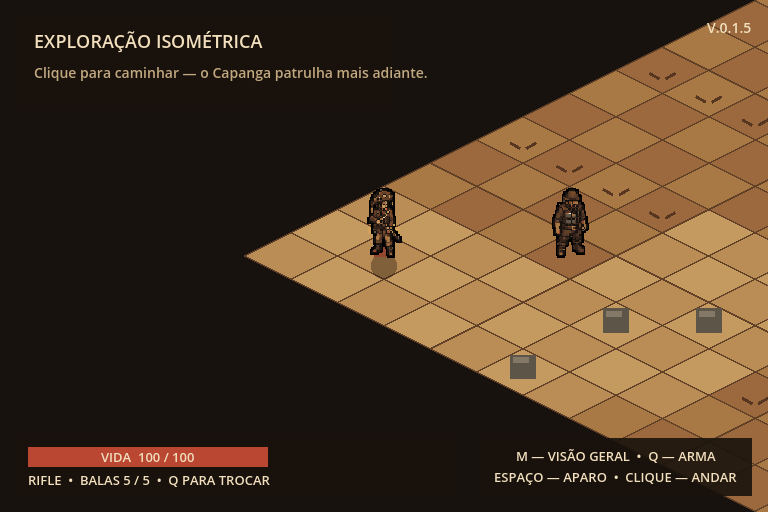
#> input picture assets/art/qa/teste_personagens_cena_atual_145x.png, 768 x 512 px
$ python -i build_character_prototype.py   (imports and definitions only)
#> lines starting #> are read from the running program, lines starting #| are printed output that depends on the picture; after the words box and inside, x2 and y2 are one past the last pixel; in counts of white or black regions, pixels touching at a corner belong together
#> further down, picture is the input picture: PIL image 768x512 RGBA; mean R, G, B, A 75.9, 56.1, 35.6, 255
#!/usr/bin/env python3
"""Build reproducible 64 px character proofs and Southeast animation atlases."""

from __future__ import annotations

import argparse
import json
from collections import deque
from pathlib import Path

from PIL import Image, ImageChops, ImageDraw, ImageFilter


PALETTE = (
    (0x00, 0x00, 0x00),  # outline black
    (0x17, 0x12, 0x0D),  # near black
    (0x33, 0x23, 0x1B),  # deepest brown
    (0x4F, 0x33, 0x27),  # dark leather
    (0x60, 0x40, 0x27),  # brown line
    (0x7A, 0x4A, 0x28),  # wood / skin shadow
    (0x9B, 0x69, 0x3D),  # earth shadow
    (0xA9, 0x79, 0x45),  # earth / skin
    (0xC4, 0x9A, 0x61),  # sand / light leather
    (0xF2, 0xDF, 0xBD),  # cream highlight
    (0x94, 0x45, 0x2E),  # dark rust
    (0xD1, 0x5A, 0x3F),  # bright rust
    (0x42, 0x64, 0x3D),  # cactus dark
    (0x66, 0x86, 0x56),  # cactus light
    (0x5D, 0x55, 0x47),  # dull metal
    (0x44, 0xD6, 0xB3),  # turquoise accent
)

# Character pixels do not consume colors reserved for outlines, vegetation or
# interaction feedback. Pure black is applied only to the external silhouette.
CHARACTER_PALETTE = tuple(PALETTE[index] for index in range(1, 12)) + (PALETTE[14],)

CELL_SIZE = 64
CHARACTER_INNER_HEIGHT = 46
FOOT_ANCHOR = (32, 60)
ANIMATION_COLUMNS = 10
ANIMATION_ROWS = 2
IDLE_COLUMNS = range(0, 4)
WALK_COLUMNS = range(4, 10)


# [43 lines left out: functions parse_args, validate_argument_groups, not called in this run]


def remove_connected_light_background(image: Image.Image) -> Image.Image:
    rgba = image.convert("RGBA")
    hsv = rgba.convert("RGB").convert("HSV")
#> hsv: PIL image 768x512 HSV; mean H, S, V 20.8, 124.1, 75.9
    _, saturation, value = hsv.split()
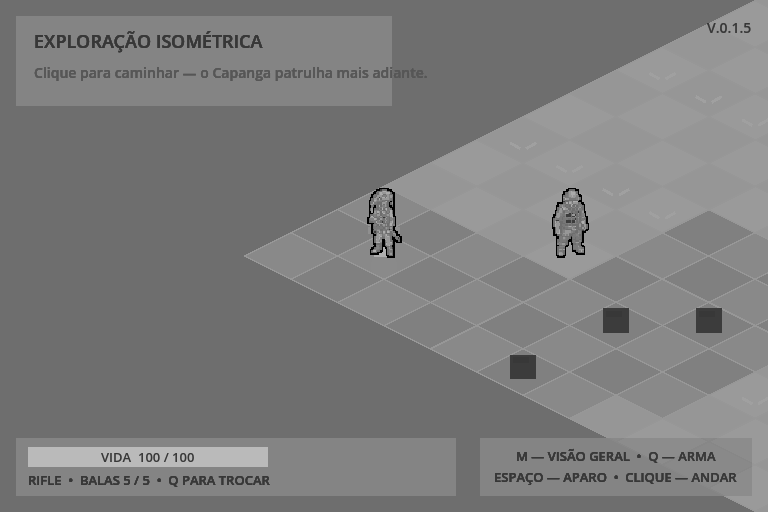
#> saturation: PIL image 768x512 L; min 0, max 186, mean 124.1
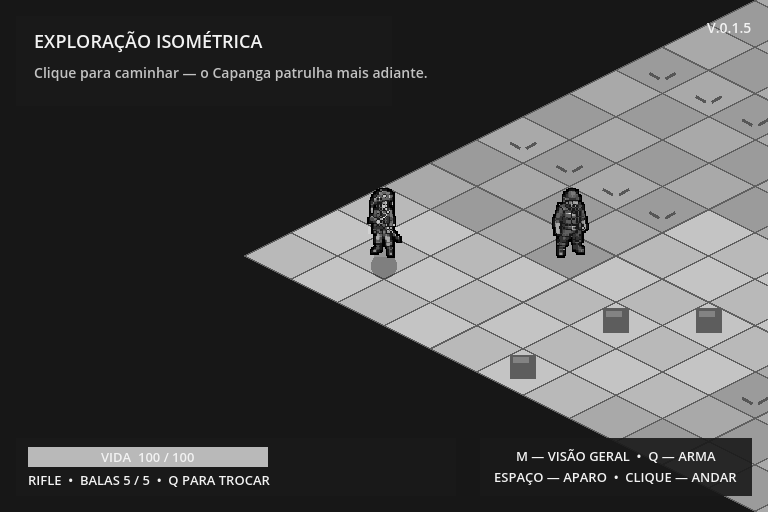
#> value: PIL image 768x512 L; min 0, max 242, mean 75.9
    low_saturation = saturation.point(lambda item: 255 if item < 46 else 0)
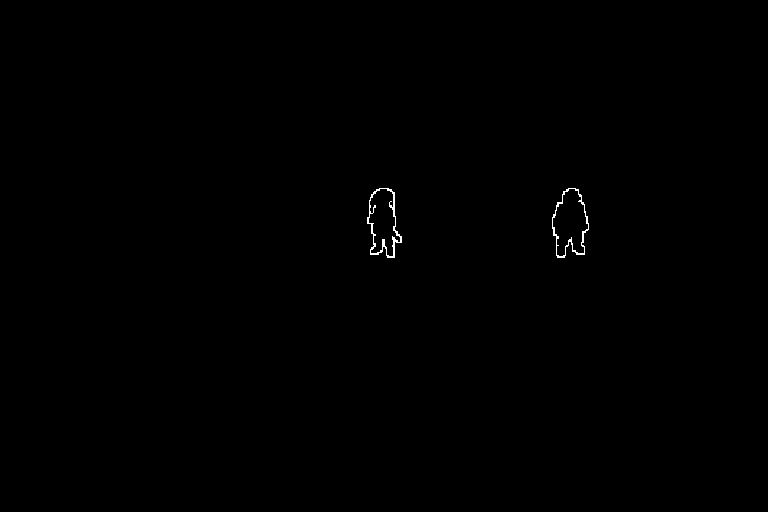
#> low_saturation: PIL image 768x512 L; 0.2% white in thin lines or dots, all inside (x1, y1, x2, y2) = (367, 188, 589, 258)
    high_value = value.point(lambda item: 255 if item > 175 else 0)
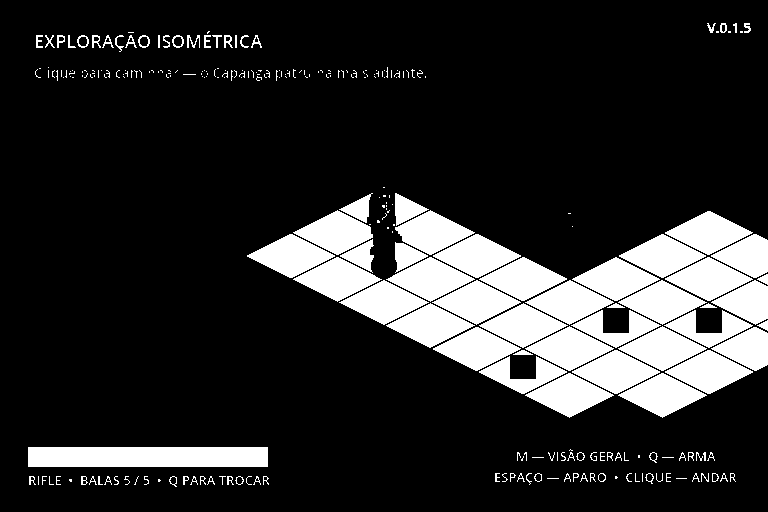
#> high_value: PIL image 768x512 L; 17.1% white; 277 white regions (168 under 20 px), largest, box (x1, y1, x2, y2) and area: (28, 447, 268, 467) 4800, (339, 280, 429, 325) 2026, (525, 326, 614, 371) 2025
    candidate = ImageChops.multiply(low_saturation, high_value)
#> candidate: PIL image 768x512 L; every value is 0
    flooded = candidate.copy()
    ImageDraw.floodfill(flooded, (0, 0), 128, thresh=0)
#> flooded: PIL image 768x512 L; every value is 128
    background = flooded.point(lambda item: 255 if item == 128 else 0)
#> background: PIL image 768x512 L; every value is 255
    alpha = ImageChops.invert(background)
    alpha = alpha.point(lambda item: 255 if item else 0)
    rgba.putalpha(alpha)
    return rgba


# [211 lines left out: functions remove_tiny_components, nearest_palette_color, remap_to_palette, build_cell, character_bounds, _without_external_outline and 5 more, not called in this run]


# The generated reference establishes only the cadence: four restrained idle poses
# followed by six alternating walk poses. Final pixels always come from the approved
# static atlas below. Offsets are relative to each leg's grounded position; the
# per-character sole correction is measured from the approved base cell at build time.
SHARED_LEG_CYCLE = (
    ((2, 0), (-2, -1)),  # Contact: screen-left leg reaches Southeast.
    ((1, 0), (-1, -3)),  # Down: screen-left leg supports; free leg lifts.
    ((0, 0), (0, -2)),   # Passing: free leg crosses under the torso.
    ((-2, -1), (2, 0)),  # Contact: screen-right leg reaches Southeast.
    ((-1, -3), (1, 0)),  # Down: screen-right leg supports; free leg lifts.
    ((0, -2), (0, 0)),   # Passing: free leg crosses before the loop closes.
)

IDLE_BODY_OFFSETS = (
    ((0, 0), (0, -1), (1, 0), (-1, 0)),
    ((0, 0), (0, -1), (-1, 0), (1, 0)),
)

WALK_BODY_OFFSETS = (
    ((0, -1), (-1, 0), (-1, -1), (0, -1), (1, 0), (1, -1)),
    ((0, -1), (-1, 0), (0, -1), (0, -1), (1, 0), (0, -1)),
)

LEG_TOPS = (43, 42)

# Each secondary layer is cut from the approved static sprite before the walk
# is composed. Overlapping selection boxes are de-duplicated before composition
# so no source pixel is cloned.
# The Cangaceiro keeps the hat/scarf separate from the arms/rifle; the Capanga
# keeps the helmet and empty-handed arms/clothing flaps separate from the solid
# center of the armor.
SECONDARY_PART_POLYGONS = (
    {
        "hat_scarf": (
            ((19, 12), (45, 12), (45, 22), (19, 22)),
            ((28, 25), (36, 25), (37, 30), (33, 33), (28, 30)),
        ),
        "arms_rifle": (
            ((19, 27), (27, 27), (31, 35), (28, 40), (19, 38)),
            ((31, 27), (39, 26), (42, 40), (35, 41), (30, 35)),
            ((25, 32), (31, 31), (50, 47), (50, 51), (46, 51), (25, 36)),
        ),
    },
    {
        "helmet": (
            ((22, 12), (46, 12), (46, 22), (22, 22)),
        ),
        "arms_flaps": (
            ((18, 27), (25, 27), (28, 37), (26, 43), (20, 43), (18, 38)),
            ((41, 27), (47, 28), (48, 38), (45, 43), (41, 41)),
            ((22, 38), (30, 38), (31, 44), (25, 46), (21, 43)),
            ((38, 38), (45, 38), (46, 43), (40, 46), (37, 44)),
        ),
    },
)

# Offsets are relative to the torso and never exceed one pixel. Their absolute
# positions remain continuous across the loop. The hat/scarf and helmet reach
# the horizontal extreme one frame after the torso, giving visible follow-through.
SECONDARY_RELATIVE_OFFSETS = (
    {
        "hat_scarf": ((0, 0), (1, 0), (0, 0), (-1, 0), (-1, 0), (0, 0)),
        "arms_rifle": ((0, 0), (1, 0), (0, 0), (0, 0), (-1, 0), (0, 0)),
    },
    {
        "helmet": ((0, 0), (1, 0), (-1, 0), (0, 0), (-1, 0), (1, 0)),
        "arms_flaps": ((0, 0), (1, -1), (0, 1), (0, 0), (-1, -1), (0, 1)),
    },
)

DELAYED_SECONDARY_PARTS = ("hat_scarf", "helmet")


# [397 lines left out: functions validate_walk_cycle_definition, validate_secondary_motion_definition, grounded_leg_corrections, validate_pose_reference, build_animation_atlas, _animation_cell and 10 more, not called in this run]


# [2 lines not run here, left out]

>>> from PIL import Image
>>> picture = Image.open('../qa/teste_personagens_cena_atual_145x.png')
>>> result = remove_connected_light_background(picture)
